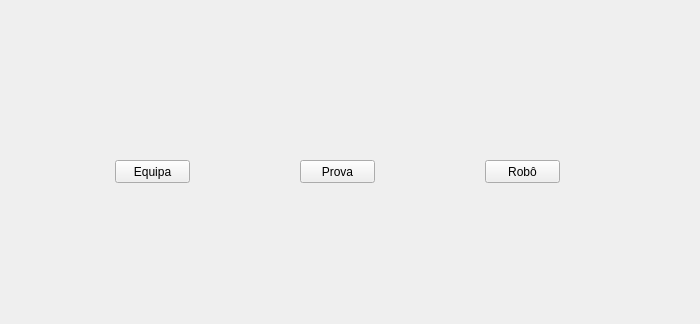
<?xml version="1.0" encoding="UTF-8"?>
<ui version="4.0">
 <class>QtInserir</class>
 <widget class="QWidget" name="QtInserir">
  <property name="geometry">
   <rect>
    <x>0</x>
    <y>0</y>
    <width>700</width>
    <height>324</height>
   </rect>
  </property>
  <property name="windowTitle">
   <string>QtInserir</string>
  </property>
  <widget class="QPushButton" name="button_Equipa">
   <property name="geometry">
    <rect>
     <x>115</x>
     <y>160</y>
     <width>75</width>
     <height>23</height>
    </rect>
   </property>
   <property name="text">
    <string>Equipa</string>
   </property>
  </widget>
  <widget class="QPushButton" name="button_Prova">
   <property name="geometry">
    <rect>
     <x>300</x>
     <y>160</y>
     <width>75</width>
     <height>23</height>
    </rect>
   </property>
   <property name="text">
    <string>Prova</string>
   </property>
  </widget>
  <widget class="QPushButton" name="button_Robo">
   <property name="geometry">
    <rect>
     <x>485</x>
     <y>160</y>
     <width>75</width>
     <height>23</height>
    </rect>
   </property>
   <property name="text">
    <string>Robô</string>
   </property>
  </widget>
 </widget>
 <layoutdefault spacing="6" margin="11"/>
 <resources/>
 <connections/>
</ui>
